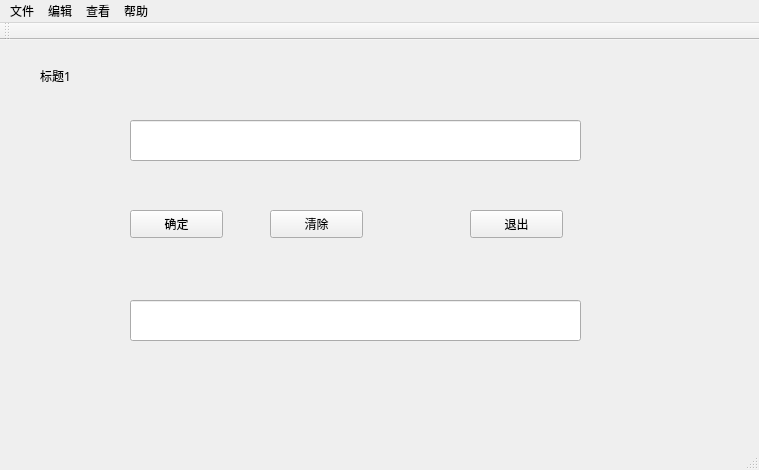
<?xml version="1.0" encoding="UTF-8"?>
<ui version="4.0">
 <class>MainWindow</class>
 <widget class="QMainWindow" name="MainWindow">
  <property name="geometry">
   <rect>
    <x>0</x>
    <y>0</y>
    <width>759</width>
    <height>470</height>
   </rect>
  </property>
  <property name="font">
   <font>
    <family>黑体</family>
   </font>
  </property>
  <property name="windowTitle">
   <string>MainWindow</string>
  </property>
  <widget class="QWidget" name="centralWidget">
   <widget class="QPushButton" name="pushButton">
    <property name="geometry">
     <rect>
      <x>130</x>
      <y>170</y>
      <width>93</width>
      <height>28</height>
     </rect>
    </property>
    <property name="text">
     <string>确定</string>
    </property>
   </widget>
   <widget class="QLineEdit" name="intxt">
    <property name="geometry">
     <rect>
      <x>130</x>
      <y>80</y>
      <width>451</width>
      <height>41</height>
     </rect>
    </property>
    <property name="font">
     <font>
      <pointsize>12</pointsize>
     </font>
    </property>
   </widget>
   <widget class="QLineEdit" name="outtxt">
    <property name="geometry">
     <rect>
      <x>130</x>
      <y>260</y>
      <width>451</width>
      <height>41</height>
     </rect>
    </property>
    <property name="font">
     <font>
      <pointsize>12</pointsize>
     </font>
    </property>
   </widget>
   <widget class="QPushButton" name="pushButton_2">
    <property name="geometry">
     <rect>
      <x>270</x>
      <y>170</y>
      <width>93</width>
      <height>28</height>
     </rect>
    </property>
    <property name="text">
     <string>清除</string>
    </property>
   </widget>
   <widget class="QLabel" name="label">
    <property name="geometry">
     <rect>
      <x>40</x>
      <y>20</y>
      <width>151</width>
      <height>31</height>
     </rect>
    </property>
    <property name="text">
     <string>标题1</string>
    </property>
   </widget>
   <widget class="QPushButton" name="pushButton_3">
    <property name="geometry">
     <rect>
      <x>470</x>
      <y>170</y>
      <width>93</width>
      <height>28</height>
     </rect>
    </property>
    <property name="text">
     <string>退出</string>
    </property>
   </widget>
  </widget>
  <widget class="QMenuBar" name="menuBar">
   <property name="geometry">
    <rect>
     <x>0</x>
     <y>0</y>
     <width>759</width>
     <height>21</height>
    </rect>
   </property>
   <widget class="QMenu" name="file">
    <property name="title">
     <string>文件</string>
    </property>
    <addaction name="separator"/>
    <addaction name="actionda"/>
    <addaction name="actionsave"/>
    <addaction name="actionsava_as"/>
    <addaction name="actionclose"/>
   </widget>
   <widget class="QMenu" name="edit">
    <property name="title">
     <string>编辑</string>
    </property>
   </widget>
   <widget class="QMenu" name="view">
    <property name="title">
     <string>查看</string>
    </property>
   </widget>
   <widget class="QMenu" name="help">
    <property name="title">
     <string>帮助</string>
    </property>
   </widget>
   <addaction name="file"/>
   <addaction name="edit"/>
   <addaction name="view"/>
   <addaction name="help"/>
  </widget>
  <widget class="QToolBar" name="mainToolBar">
   <attribute name="toolBarArea">
    <enum>TopToolBarArea</enum>
   </attribute>
   <attribute name="toolBarBreak">
    <bool>false</bool>
   </attribute>
  </widget>
  <widget class="QStatusBar" name="statusBar"/>
  <action name="actionda">
   <property name="text">
    <string>open</string>
   </property>
  </action>
  <action name="actionsave">
   <property name="text">
    <string>save</string>
   </property>
  </action>
  <action name="actionsava_as">
   <property name="text">
    <string>sava as</string>
   </property>
  </action>
  <action name="actionclose">
   <property name="text">
    <string>close</string>
   </property>
  </action>
 </widget>
 <layoutdefault spacing="6" margin="11"/>
 <resources/>
 <connections>
  <connection>
   <sender>pushButton_2</sender>
   <signal>clicked()</signal>
   <receiver>intxt</receiver>
   <slot>clear()</slot>
   <hints>
    <hint type="sourcelabel">
     <x>322</x>
     <y>221</y>
    </hint>
    <hint type="destinationlabel">
     <x>321</x>
     <y>145</y>
    </hint>
   </hints>
  </connection>
  <connection>
   <sender>pushButton_2</sender>
   <signal>clicked()</signal>
   <receiver>outtxt</receiver>
   <slot>clear()</slot>
   <hints>
    <hint type="sourcelabel">
     <x>347</x>
     <y>211</y>
    </hint>
    <hint type="destinationlabel">
     <x>339</x>
     <y>305</y>
    </hint>
   </hints>
  </connection>
  <connection>
   <sender>pushButton_3</sender>
   <signal>clicked()</signal>
   <receiver>MainWindow</receiver>
   <slot>close()</slot>
   <hints>
    <hint type="sourcelabel">
     <x>521</x>
     <y>221</y>
    </hint>
    <hint type="destinationlabel">
     <x>595</x>
     <y>223</y>
    </hint>
   </hints>
  </connection>
 </connections>
</ui>
